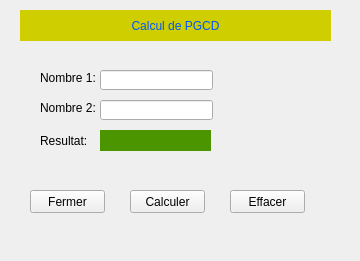
<?xml version="1.0" encoding="UTF-8"?>
<ui version="4.0">
 <class>MainWindow</class>
 <widget class="QMainWindow" name="MainWindow">
  <property name="geometry">
   <rect>
    <x>0</x>
    <y>0</y>
    <width>360</width>
    <height>261</height>
   </rect>
  </property>
  <property name="windowTitle">
   <string>calcul PGCD</string>
  </property>
  <property name="windowIcon">
   <iconset>
    <normaloff>../../Program Files (x86)/Microsoft Office/CLIPART/PUB60COR/AG00011_.GIF</normaloff>../../Program Files (x86)/Microsoft Office/CLIPART/PUB60COR/AG00011_.GIF</iconset>
  </property>
  <widget class="QWidget" name="centralwidget">
   <widget class="QLabel" name="label">
    <property name="geometry">
     <rect>
      <x>20</x>
      <y>10</y>
      <width>311</width>
      <height>31</height>
     </rect>
    </property>
    <property name="styleSheet">
     <string notr="true">font: 75 16pt &quot;MS Shell Dlg 2&quot;;
color: rgb(0, 85, 255);
background-color: rgb(206, 206, 0);</string>
    </property>
    <property name="text">
     <string>Calcul de PGCD</string>
    </property>
    <property name="alignment">
     <set>Qt::AlignCenter</set>
    </property>
   </widget>
   <widget class="QLabel" name="label_2">
    <property name="geometry">
     <rect>
      <x>40</x>
      <y>70</y>
      <width>71</width>
      <height>16</height>
     </rect>
    </property>
    <property name="text">
     <string>Nombre 1:</string>
    </property>
   </widget>
   <widget class="QLabel" name="label_3">
    <property name="geometry">
     <rect>
      <x>40</x>
      <y>100</y>
      <width>81</width>
      <height>16</height>
     </rect>
    </property>
    <property name="text">
     <string>Nombre 2:</string>
    </property>
   </widget>
   <widget class="QLineEdit" name="nb1">
    <property name="geometry">
     <rect>
      <x>100</x>
      <y>70</y>
      <width>113</width>
      <height>20</height>
     </rect>
    </property>
   </widget>
   <widget class="QLineEdit" name="nb2">
    <property name="geometry">
     <rect>
      <x>100</x>
      <y>100</y>
      <width>113</width>
      <height>20</height>
     </rect>
    </property>
   </widget>
   <widget class="QPushButton" name="calculer">
    <property name="geometry">
     <rect>
      <x>130</x>
      <y>190</y>
      <width>75</width>
      <height>23</height>
     </rect>
    </property>
    <property name="text">
     <string>Calculer</string>
    </property>
   </widget>
   <widget class="QLabel" name="label_4">
    <property name="geometry">
     <rect>
      <x>40</x>
      <y>130</y>
      <width>81</width>
      <height>21</height>
     </rect>
    </property>
    <property name="text">
     <string>Resultat:</string>
    </property>
   </widget>
   <widget class="QLabel" name="res">
    <property name="geometry">
     <rect>
      <x>100</x>
      <y>130</y>
      <width>111</width>
      <height>21</height>
     </rect>
    </property>
    <property name="styleSheet">
     <string notr="true">background-color: rgb(74, 149, 0);</string>
    </property>
    <property name="text">
     <string/>
    </property>
   </widget>
   <widget class="QPushButton" name="effacer">
    <property name="geometry">
     <rect>
      <x>230</x>
      <y>190</y>
      <width>75</width>
      <height>23</height>
     </rect>
    </property>
    <property name="text">
     <string>Effacer</string>
    </property>
   </widget>
   <widget class="QPushButton" name="fermer">
    <property name="geometry">
     <rect>
      <x>30</x>
      <y>190</y>
      <width>75</width>
      <height>23</height>
     </rect>
    </property>
    <property name="text">
     <string>Fermer</string>
    </property>
   </widget>
  </widget>
 </widget>
 <resources/>
 <connections/>
</ui>
